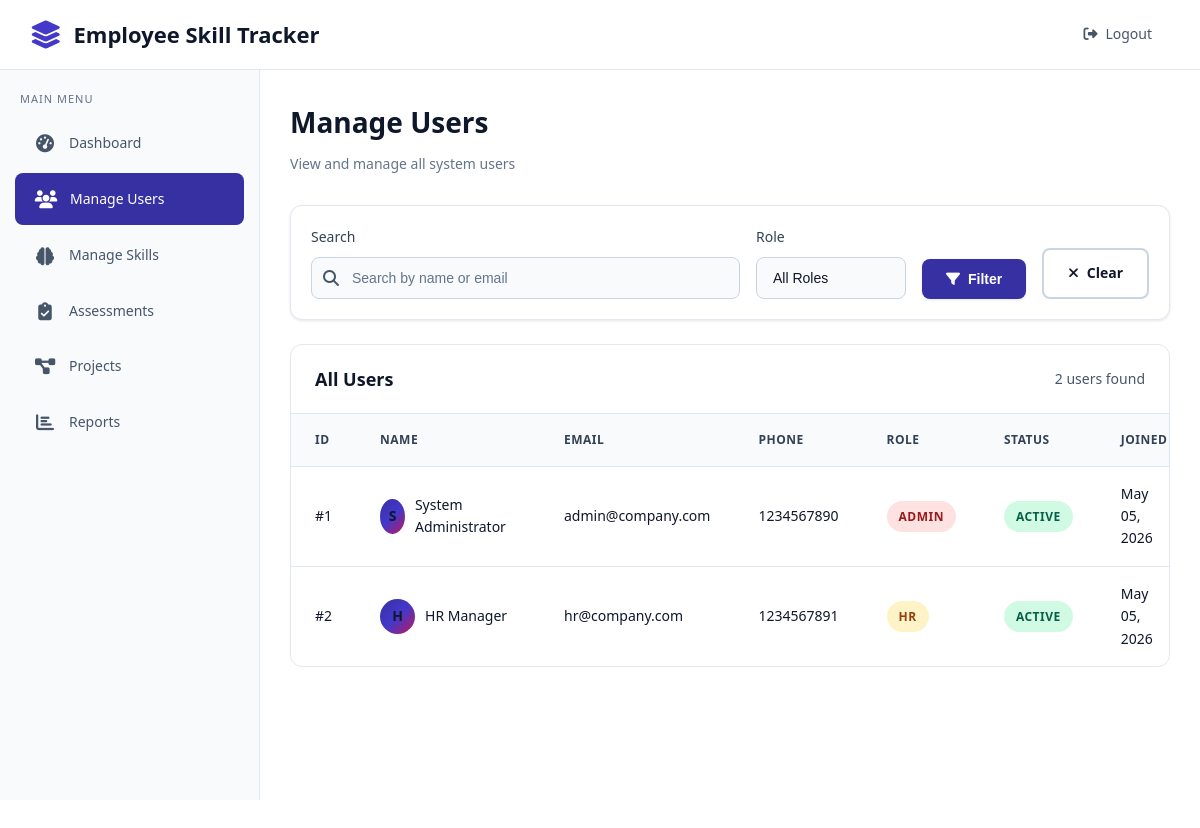
/admin/manage_users.php (signed in), run on the app's committed database.
### tables this page shows
CREATE TABLE users (
    id INT AUTO_INCREMENT PRIMARY KEY,
    full_name VARCHAR(100) NOT NULL,
    email VARCHAR(100) NOT NULL UNIQUE,
    password VARCHAR(255) NOT NULL,
    role ENUM('admin', 'hr', 'candidate') NOT NULL DEFAULT 'candidate',
    phone VARCHAR(20),
    address TEXT,
    profile_image VARCHAR(255),
    resume_path VARCHAR(255),
    experience_years INT DEFAULT 0,
    current_position VARCHAR(100),
    department VARCHAR(100),
    is_active TINYINT(1) DEFAULT 1,
    created_at TIMESTAMP DEFAULT CURRENT_TIMESTAMP,
    updated_at TIMESTAMP DEFAULT CURRENT_TIMESTAMP ON UPDATE CURRENT_TIMESTAMP
);

### admin/manage_users.php (the view, shortened to what this page needs)
<?php
require_once '../config/database.php';
$search = isset($_GET['search']) ? sanitize($conn, $_GET['search']) : '';
$query = "SELECT * FROM users WHERE 1=1";
$query .= " ORDER BY created_at DESC";
$stmt = $conn->prepare($query);
$stmt->execute();
$users = $stmt->get_result();
?>
<!DOCTYPE html>
<html lang="en">
<head>
    <link rel="stylesheet" href="../assets/css/styles.css">
    <link rel="stylesheet" href="https://cdnjs.cloudflare.com/ajax/libs/font-awesome/6.4.0/css/all.min.css">
</head>
<body>
    <nav class="navbar">
        <a href="../index.php" class="navbar-brand">
            <i class="fas fa-layer-group"></i>
            Employee Skill Tracker
        </a>
        <ul class="navbar-nav">
            <li><a href="../auth/logout.php" class="nav-link"><i class="fas fa-sign-out-alt"></i> Logout</a></li>
        </ul>
    </nav>
    <aside class="sidebar">
        <div class="sidebar-title">Main Menu</div>
        <ul class="sidebar-menu">
            <li class="sidebar-item">
                <a href="dashboard.php" class="sidebar-link">
                    <i class="fas fa-tachometer-alt"></i>
                    Dashboard
                </a>
            </li>
            <li class="sidebar-item">
                <a href="manage_users.php" class="sidebar-link active">
                    <i class="fas fa-users"></i>
                    Manage Users
                </a>
            </li>
            <li class="sidebar-item">
                <a href="manage_skills.php" class="sidebar-link">
                    <i class="fas fa-brain"></i>
                    Manage Skills
                </a>
            </li>
            <li class="sidebar-item">
                <a href="manage_assessments.php" class="sidebar-link">
                    <i class="fas fa-clipboard-check"></i>
                    Assessments
                </a>
            </li>
            <li class="sidebar-item">
                <a href="manage_projects.php" class="sidebar-link">
                    <i class="fas fa-project-diagram"></i>
                    Projects
                </a>
            </li>
            <li class="sidebar-item">
                <a href="reports.php" class="sidebar-link">
                    <i class="fas fa-chart-bar"></i>
                    Reports
                </a>
            </li>
        </ul>
    </aside>
    <main class="main-content">
        <div class="dashboard-header">
            <h1>Manage Users</h1>
            <p>View and manage all system users</p>
        </div>
        <div class="glass-card" style="padding: 20px; margin-bottom: 24px;">
            <form method="GET" action="" style="display: flex; gap: 16px; flex-wrap: wrap; align-items: flex-end;">
                <div style="flex: 1; min-width: 200px;">
                    <label class="form-label">Search</label>
                    <div style="position: relative;">
                        <i class="fas fa-search" style="position: absolute; left: 12px; top: 50%; transform: translateY(-50%); color: var(--text-muted);"></i>
                        <input type="text" name="search" class="glass-input" style="padding-left: 40px;" placeholder="Search by name or email" value="<?php echo htmlspecialchars($search); ?>">
                    </div>
                </div>
                <div style="min-width: 150px;">
                    <label class="form-label">Role</label>
                    <select name="role" class="form-select">
                        <option value="">All Roles</option>
                    </select>
                </div>
                <button type="submit" class="btn btn-primary">
                    <i class="fas fa-filter"></i> Filter
                </button>
                <a href="manage_users.php" class="btn btn-outline">
                    <i class="fas fa-times"></i> Clear
                </a>
            </form>
        </div>
        <div class="table-container">
            <div class="table-header">
                <h3>All Users</h3>
                <span style="color: var(--text-muted); font-size: 14px;"><?php echo $users->num_rows; ?> users found</span>
            </div>
            <table class="data-table">
                <thead>
                    <tr>
                        <th>ID</th>
                        <th>Name</th>
                        <th>Email</th>
                        <th>Phone</th>
                        <th>Role</th>
                        <th>Status</th>
                        <th>Joined</th>
                    </tr>
                </thead>
                <tbody>
                    <?php while ($user = $users->fetch_assoc()): ?>
                    <tr>
                        <td>#<?php echo $user['id']; ?></td>
                        <td>
                            <div style="display: flex; align-items: center; gap: 10px;">
                                <div style="width: 35px; height: 35px; border-radius: 50%; background: var(--gradient-primary); display: flex; align-items: center; justify-content: center; font-size: 14px; font-weight: 600;">
                                    <?php echo strtoupper(substr($user['full_name'], 0, 1)); ?>
                                </div>
                                <?php echo htmlspecialchars($user['full_name']); ?>
                            </div>
                        </td>
                        <td><?php echo htmlspecialchars($user['email']); ?></td>
                        <td><?php echo htmlspecialchars($user['phone'] ?: '-'); ?></td>
                        <td>
                            <span class="badge badge-<?php echo $user['role'] === 'admin' ? 'danger' : ($user['role'] === 'hr' ? 'warning' : 'primary'); ?>">
                                <?php echo ucfirst($user['role']); ?>
                            </span>
                        </td>
                        <td>
                            <span class="badge badge-<?php echo $user['is_active'] ? 'success' : 'danger'; ?>">
                                <?php echo $user['is_active'] ? 'Active' : 'Inactive'; ?>
                            </span>
                        </td>
                        <td><?php echo date('M d, Y', strtotime($user['created_at'])); ?></td>
                    </tr>
                    <?php endwhile; ?>
                </tbody>
            </table>
        </div>
    </main>
</body>
</html>

### data on the page
users: id "1", full_name "S", full_name "System Administrator", email "admin@company.com", phone "1234567890", role "ADMIN", is_active "ACTIVE", created_at "May 05, 2026"
users: id "2", full_name "H", full_name "HR Manager", email "hr@company.com", phone "1234567891", role "HR", is_active "ACTIVE", created_at "May 05, 2026"

### other printed values
$users->num_rows "2"
